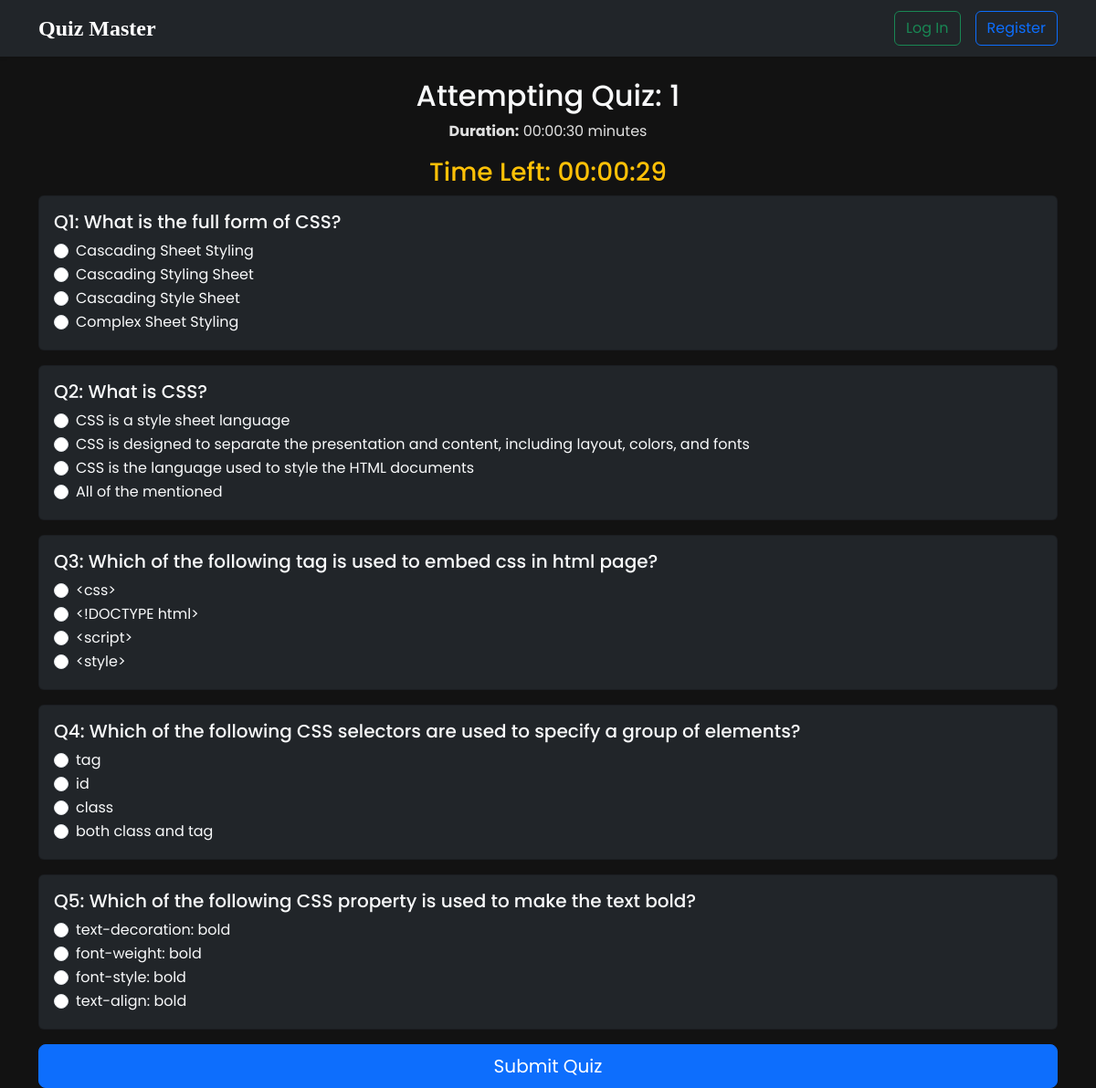
The page /quiz_master/1 on the database its author committed.
### applications/models.py (models this page shows)
class Quiz(db.Model):
    id = db.Column(db.Integer, primary_key=True, autoincrement=True)
    chapter_id = db.Column(db.Integer, db.ForeignKey('chapter.id', ondelete="CASCADE"), unique=True, nullable=False)
    date_of_quiz = db.Column(db.Date, nullable=False)
    time_duration = db.Column(db.String(10), nullable=False)
    remarks = db.Column(db.Text, nullable=True)
    questions = db.relationship('Question', backref='quiz', cascade="all, delete-orphan")
    scores = db.relationship('Score', backref='quiz', lazy=True)

class Question(db.Model):
    id = db.Column(db.Integer, primary_key=True, autoincrement=True)
    quiz_id = db.Column(db.Integer, db.ForeignKey('quiz.id'), nullable=False)
    question_statement = db.Column(db.Text, nullable=False)
    option1 = db.Column(db.String(200), nullable=False)
    option2 = db.Column(db.String(200), nullable=False)
    option3 = db.Column(db.String(200), nullable=False)
    option4 = db.Column(db.String(200), nullable=False)
    correct_option = db.Column(db.Integer, nullable=False)

### applications/routes.py (the view)
@app.route("/quiz_master/<int:quiz_id>", methods=['GET', 'POST'])
def quiz_master(quiz_id):
    quiz = Quiz.query.get_or_404(quiz_id)
    questions = Question.query.filter_by(quiz_id=quiz_id).all()
    return render_template("quiz_portal/quiz_master.html", quiz=quiz, questions=questions, getattr=getattr)

### templates/quiz_portal/quiz_master.html (shortened to what this page needs)
{% extends "base.html" %}
{% block body %}
<div class="container mt-4">
    <h2 class="text-light text-center">Attempting Quiz: {{ quiz.id }}</h2>
    <p class="text-center"><strong>Duration:</strong> {{ quiz.time_duration }} minutes</p>
    <div class="text-center text-warning h3" id="timer">Time Left: --:--:--</div>
    <form id="quizForm" action="{{ url_for('submit_quiz', quiz_id=quiz.id) }}" method="POST">
        {% for question in questions %}
            <div class="card bg-dark text-light mb-3">
                <div class="card-body">
                    <h5>Q{{ loop.index }}: {{ question.question_statement }}</h5>
                    <div>
                        {% for i in range(1, 5) %}
                            <div class="form-check">
                                <input type="radio" name="question_{{ question.id }}" value="{{ i }}" class="form-check-input">
                                <label class="form-check-label">{{ getattr(question, "option" ~ i) }}</label>
                            </div>
                        {% endfor %}
                    </div>
                </div>
            </div>
        {% endfor %}
        <button type="submit" class="btn btn-primary btn-lg w-100">Submit Quiz</button>
    </form>
</div>
{% endblock %}

### templates/base.html (shortened to what this page needs)
<!DOCTYPE html>
<html lang="en">
  <head>
    {% block stylesheet %}
      <link rel="stylesheet" href="https://cdnjs.cloudflare.com/ajax/libs/font-awesome/4.7.0/css/font-awesome.min.css">
      <link href="https://cdn.jsdelivr.net/npm/bootstrap@5.3.3/dist/css/bootstrap.min.css" rel="stylesheet">
      <link rel="stylesheet" href="https://cdn.jsdelivr.net/npm/bootstrap-icons/font/bootstrap-icons.css">
      <link rel="stylesheet" href="{{ url_for('static', filename='style.css') }}">
    {% endblock %}
  </head>
  <body class="d-flex flex-column min-vh-100">
    {% include "navbar.html" %}
    {% block body %}{% endblock %}
  </body>
</html>

### templates/navbar.html (shortened to what this page needs)
<nav class="navbar navbar-expand-lg navbar-dark bg-dark shadow-sm">
  <div class="container">
    <a class="navbar-brand fw-bold fs-4" href="/">Quiz Master</a>
    <div class="collapse navbar-collapse" id="navbarSupportedContent">
      {% if not session['user_email'] %}
        <ul style="margin-left: auto;" class="d-flex gap-3 navbar-nav mb-2 mb-lg-0">
          <li class="nav-item">
            <a class="btn btn-outline-success" href="/login">Log In</a>
          </li>
          <li class="nav-item">
            <a class="btn btn-outline-primary" href="/register">Register</a>
          </li>
        </ul>
      {% endif %}
    </div>
  </div>
</nav>

### static/style.css (style rules this page uses)
* { margin: 0; padding: 0; box-sizing: border-box; }
html, body { height: 100%; overflow-x: hidden; }
html { scroll-behavior: smooth; }
body { background-color: #121212; color: #E0E0E0; font-family: 'Poppins', sans-serif; }
.navbar-brand { font-family: 'Times New Roman', Times, serif; }

### rows shown on the page
Quiz: id "1", time_duration "00:00:30"
Question: question_statement "What is the full form of CSS?", option1 "Cascading Sheet Styling" "Cascading Styling Sheet" "Cascading Style Sheet" "Complex Sheet Styling"
Question: question_statement "What is CSS?", option1 "CSS is a style sheet language" "CSS is designed to separate the presentation and content, including layout, colors, and fonts" "CSS is the language used to style the HTML documents" "All of the mentioned"
Question: question_statement "Which of the following tag is used to embed css in html page?", option1 "<css>" "<!DOCTYPE html>" "<script>" "<style>"
Question: question_statement "Which of the following CSS selectors are used to specify a group of elements?", option1 "tag" "id" "class" "both class and tag"
Question: question_statement "Which of the following CSS property is used to make the text bold?", option1 "text-decoration: bold" "font-weight: bold" "font-style: bold" "text-align: bold"
